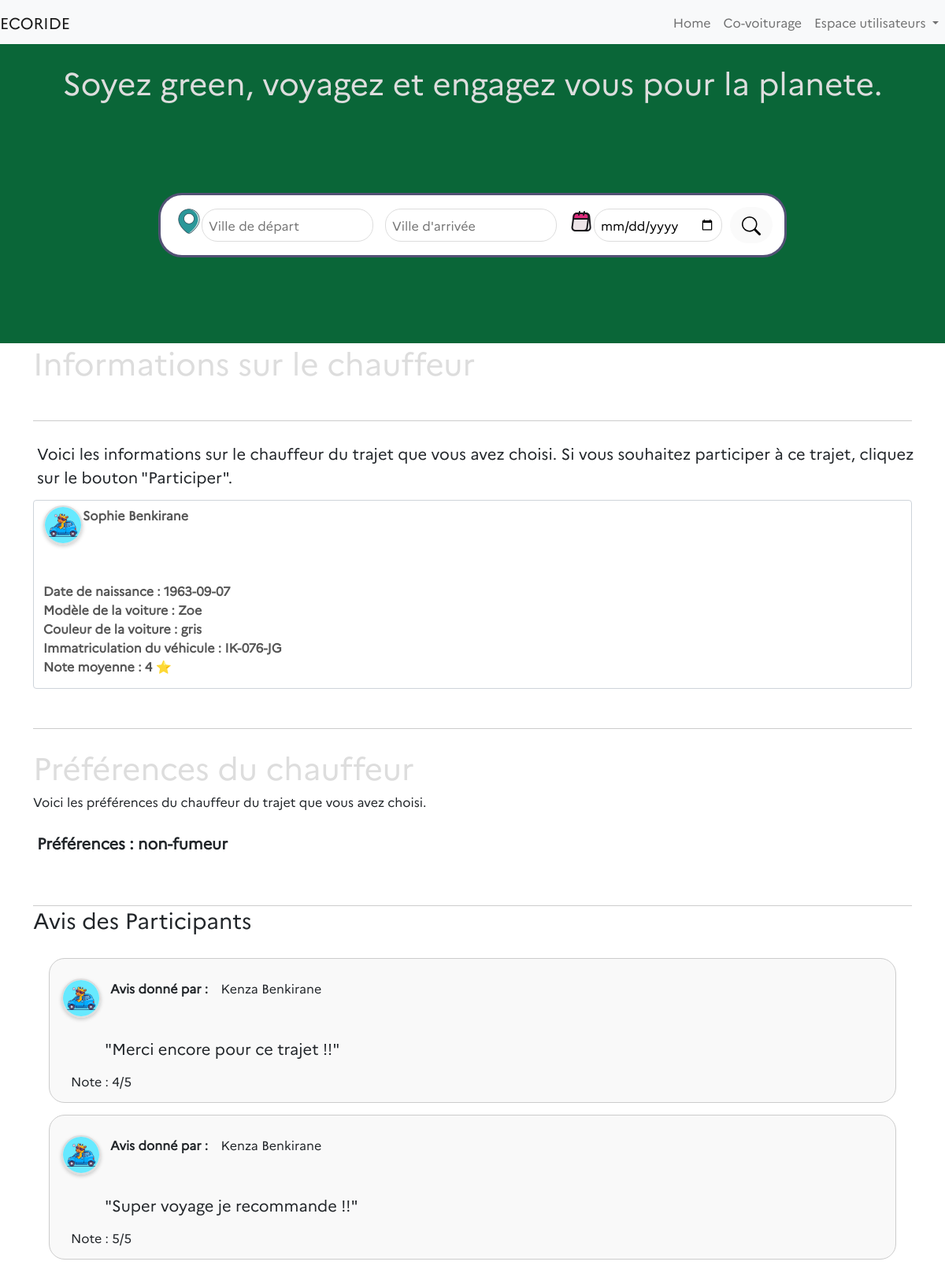
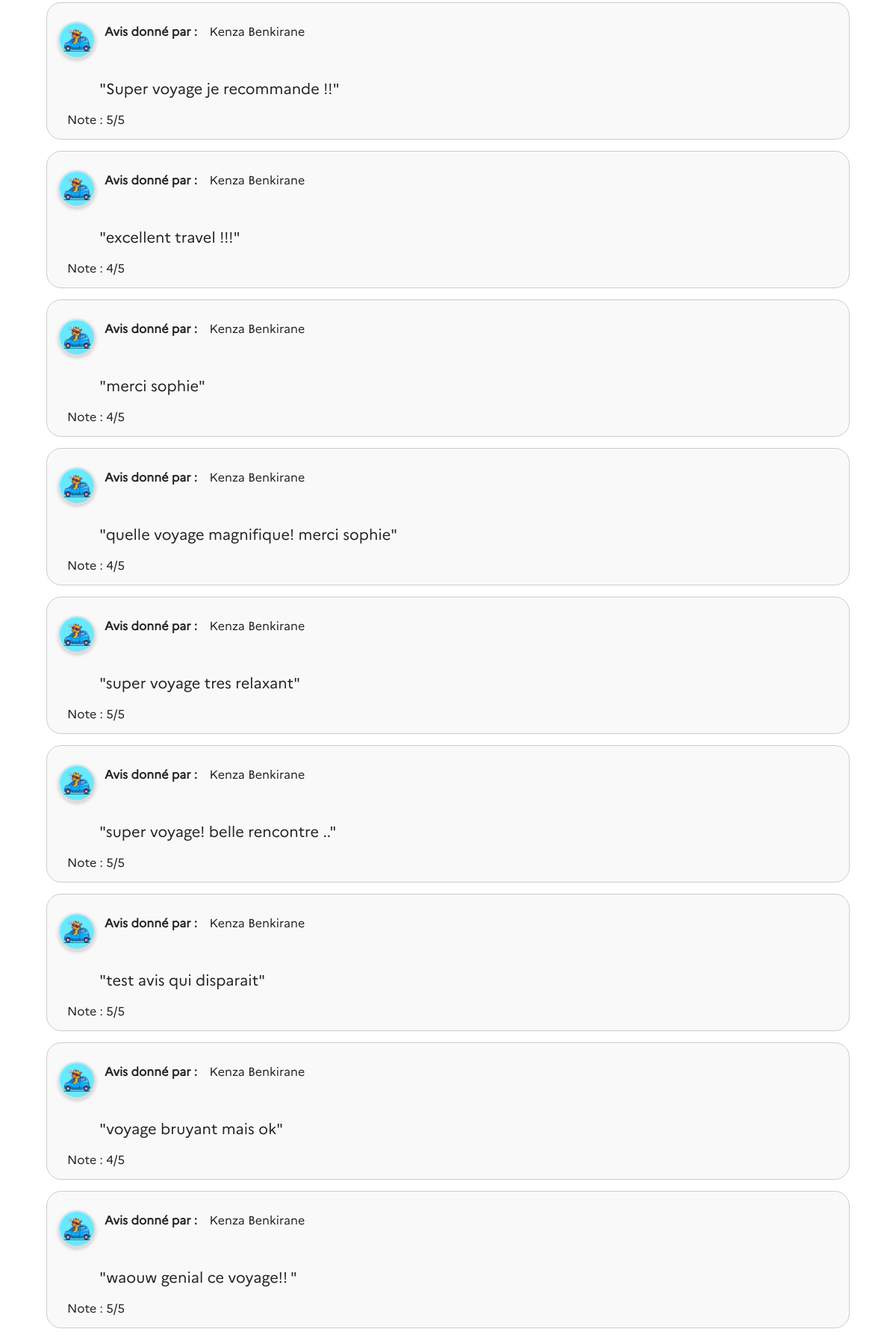
The page /pages/participer.php?covoiturage_id=136 (upper part) on the database its author committed (2 pictures, top to bottom).
### tables this page shows
CREATE TABLE "covoiturages" (
	"covoiturage_id"	INTEGER,
	"date_depart"	TEXT,
	"heure_depart"	TEXT,
	"lieu_depart"	TEXT,
	"date_arrivee"	TEXT,
	"heure_arrivee"	TEXT,
	"prix_personne"	INTEGER,
	"user_id"	INTEGER,
	"created_at"	TEXT,
	"lieu_arrivee"	TEXT,
	"nb_place"	INTEGER,
	"voiture_id"	INTEGER,
	"evaluation"	INTEGER,
	"commentaire"	TEXT,
	"statut"	TEXT DEFAULT 'en_attente',
	PRIMARY KEY("covoiturage_id" AUTOINCREMENT),
	FOREIGN KEY("user_id") REFERENCES "utilisateurs"("user_id")
);

CREATE TABLE "utilisateurs" (
	"user_id"	INTEGER,
	"nom"	TEXT,
	"prenom"	TEXT,
	"adresse"	TEXT,
	"email"	TEXT UNIQUE,
	"password"	TEXT,
	"telephone"	TEXT,
	"date_naissance"	TEXT,
	"photo"	BLOB,
	"pseudo"	TEXT UNIQUE,
	"credits"	INTEGER DEFAULT 20,
	"ville"	TEXT,
	"average_note"	INTEGER,
	PRIMARY KEY("user_id" AUTOINCREMENT)
);

CREATE TABLE "voitures" (
	"voiture_id"	INTEGER,
	"modele"	TEXT,
	"immatriculation"	TEXT UNIQUE,
	"energie"	TEXT,
	"couleur"	TEXT,
	"date_premiere_immatriculation"	TEXT,
	"user_id"	INTEGER,
	PRIMARY KEY("voiture_id" AUTOINCREMENT)
);

CREATE TABLE "avis" (
	"avis_id"	INTEGER,
	"commentaire"	TEXT,
	"note"	INTEGER,
	"covoiturage_id"	INTEGER,
	"statut"	TEXT DEFAULT 'en_attente',
	"voyageur_id"	INTEGER,
	"participation_id"	INTEGER,
	"chauffeur_id"	INTEGER,
	PRIMARY KEY("avis_id" AUTOINCREMENT)
);

### pages/participer.php (the view, shortened to what this page needs)
<?php
$pdo = new PDO("sqlite:/Users/macosdev/Documents/GitHub/ecoRide-DrissBenkirane/ecorideDatabase.db");
$pdo->setAttribute(PDO::ATTR_ERRMODE, PDO::ERRMODE_EXCEPTION);
$covoiturage = null;
if (isset($_GET['covoiturage_id'])) {
    $covoiturage_id = $_GET['covoiturage_id'];
    try {
        $stmt = $pdo->prepare("SELECT user_id FROM covoiturages WHERE covoiturage_id = :covoiturage_id");
        $stmt->bindParam(':covoiturage_id', $covoiturage_id);
        $stmt->execute();
        $userId = $stmt->fetch(PDO::FETCH_ASSOC);
        $userId = $userId['user_id'];
    } catch (PDOException $e) {
        echo "Erreur lors de la récupération des avis : " . $e->getMessage();
    }
    try {
        $stmt = $pdo->prepare("
            SELECT c.*, u.nom AS nom, u.average_note AS average_note, u.prenom AS prenom, u.date_naissance, u.photo,
                   v.modele, v.couleur, v.immatriculation, v.energie
            FROM covoiturages c
            LEFT JOIN utilisateurs u ON c.user_id = u.user_id
            LEFT JOIN voitures v ON c.voiture_id = v.voiture_id
            WHERE c.covoiturage_id = :covoiturage_id
        ");
        $stmt->bindParam(':covoiturage_id', $covoiturage_id, PDO::PARAM_INT);
        $stmt->execute();
        $covoiturage = $stmt->fetch(PDO::FETCH_OBJ);
    } catch (PDOException $e) {
        echo "Erreur lors de la récupération des informations du covoiturage : " . $e->getMessage();
    }
    try {
        $stmt = $pdo->prepare("
            SELECT
                u.user_id,
                u.nom,
                u.prenom,
                u.photo,
                a.avis_id,
                a.commentaire,
                a.note
            FROM Participations p
            JOIN avis a ON p.voyageur_id = a.voyageur_id
            JOIN utilisateurs u ON a.voyageur_id = u.user_id
            WHERE p.chauffeur_id = :chauffeur_id
        ");
        $stmt->bindParam(':chauffeur_id', $userId, PDO::PARAM_INT);
        $stmt->execute();
        $avis = $stmt->fetchAll(PDO::FETCH_OBJ);
    } catch (PDOException $e) {
        echo "Erreur lors de la récupération des données : " . $e->getMessage();
    }
}
require_once '/Users/macosdev/Documents/GitHub/ecoRide-DrissBenkirane/elements/header.php';
?>
<div class="container">
    <h1>Informations sur le chauffeur</h1>
    <div class="ligne-horizontale"></div>
    <p class="description">
        Voici les informations sur le chauffeur du trajet que vous avez choisi. Si vous souhaitez participer à ce
        trajet,
        cliquez sur le bouton "Participer".
    </p><br>
    <?php if ($covoiturage): ?>
        <div class="form-control">
            <div class="publication-header">
                <div class="utilisateur-info">
                    <span>
                        <img src="<?= htmlspecialchars($covoiturage->photo) ?>"
                            alt="Photo de <?= htmlspecialchars($covoiturage->nom) ?>" class="photo-utilisateur" height="50"
                            width="50">
                    </span>
                    <span class="utilisateur" name="prenom">
                        <?= htmlspecialchars($covoiturage->prenom) ?>
                    </span>
                    <span class="utilisateur" name="nom">
                        <?= htmlspecialchars($covoiturage->nom) ?></span><br><br><br><br>
                    <span class="utilisateur" name="date_naissance">Date de naissance :
                        <?= htmlspecialchars($covoiturage->date_naissance) ?><br>
                    </span>
                    <span class="utilisateur" name="voiture">Modèle de la voiture :
                        <?= htmlspecialchars($covoiturage->modele) ?><br>
                    </span>
                    <span class="utilisateur" name="couleur">Couleur de la voiture :
                        <?= htmlspecialchars($covoiturage->couleur) ?><br>
                    </span>
                    <span class="utilisateur" name="nom">Immatriculation du véhicule :
                        <?= htmlspecialchars($covoiturage->immatriculation) ?><br>
                    </span>
                    <span class="utilisateur" name="note">Note moyenne :
                        <?= htmlspecialchars($covoiturage->average_note) ?> ⭐</span><br>
                </div>
            </div>
        </div>
        <div class="ligne-horizontale"></div></br>
        <h1>Préférences du chauffeur</h1>
        <p2 class="description">
            Voici les préférences du chauffeur du trajet que vous avez choisi.
        </p2><br>
        <div class="utilisateur">
            <p>Préférences : <?= htmlspecialchars($covoiturage->commentaire) ?><br>
            </p>
        </div></br>
    <?php else: ?>
        <p>Covoiturage non trouvé.</p>
    <?php endif; ?>
    <div class="ligne-horizontale"></div>
    <div class="utilisateur-info">
        <h3>Avis des Participants</h3>
    </div></br>
    <?php if (!empty($avis)) : ?>
        <?php foreach ($avis as $unAvis) : ?>
            <div class="publication-cadre">
                <div class="publication-details">
                    <div class="avis-section">
                        <div class="avis-cadre">
                            <div class="avis-header">
                                <span>
                                    <img src="<?= htmlspecialchars($unAvis->photo) ?>"
                                        alt="Photo de <?= htmlspecialchars($unAvis->nom) ?>" class="photo-utilisateur"
                                        height="50" width="50">
                                </span>
                                <strong class="container">Avis donné par : </strong> <?= htmlspecialchars($unAvis->prenom) ?>
                                <?= htmlspecialchars($unAvis->nom) ?></br></br>
                            </div>
                            <div class="avis-contenu">
                                <p>"<?= htmlspecialchars($unAvis->commentaire) ?>"</p></br>
                                <span class="container">Note : <?= htmlspecialchars($unAvis->note) ?>/5</span>
                            </div>
                        </div>
                    </div>
                </div>
            </div>
        <?php endforeach; ?>
    <?php else : ?>
        <p>Aucun avis pour ce chauffeur pour le moment.</p>
    <?php endif; ?>
</div>
<?php require_once '/Users/macosdev/Documents/GitHub/ecoRide-DrissBenkirane/elements/footer.php'; ?>

### styles/covoiturage.css (style rules this page uses)
* { font-family: 'Marianne'; }
p { font-size: 20px; position: relative; left: 5px; top: 25px; }
.ligne-horizontale { border-bottom: 1px solid #ccc; width: 100%; margin-top: 50px; }
.publication-cadre { border: 1px solid #ccc; padding: 15px; margin-bottom: 15px; border-radius: 20px; background-color: #f9f9f9; margin-right: 20px; margin-left: 20px; }
.publication-header { display: flex; justify-content: space-between; margin-bottom: 10px; font-size: 1em; color: #555; }
.utilisateur { font-weight: bold; }
.publication-details { display: grid; grid-template-columns: repeat(auto-fit, minmax(200px, 1fr)); gap: 10px; }
.photo-utilisateur { width: 50px; height: 50px; border-radius: 50%; object-fit: cover; border: 2px solid #ddd; box-shadow: 0px 2px 5px rgba(0, 0, 0, 0.2); float: left; vertical-align: middle; }

### styles/home.css (style rules this page uses)
* { font-family: 'Marianne'; }
img { margin: 0 auto 10px; display: block; }

### styles/header.css (style rules this page uses)
* { font-family: 'Marianne'; }

### styles/research.css (style rules this page uses)
h1 { color: #ddd; }

### styles/footer.css (style rules this page uses)
html { position: relative; min-height: 100%; }

### rows shown on the page
covoiturages: user.photo (picture), user.prenom "Sophie", user.nom "Benkirane", user.date_naissance "1963-09-07", voiture.modele "Zoe", voiture.couleur "gris", voiture.immatriculation "IK-076-JG", user.average_note "4", commentaire "non-fumeur"
utilisateurs: photo (picture), prenom "Kenza", nom "Benkirane", avis.commentaire "Merci encore pour ce trajet !!", avis.note "4", avis.commentaire "Super voyage je recommande !!", avis.note "5", avis.commentaire "excellent travel !!!", avis.commentaire "merci sophie", avis.commentaire "quelle voyage magnifique! merci sophie", avis.commentaire "super voyage tres relaxant", avis.commentaire "super voyage! belle rencontre ..", avis.commentaire "test avis qui disparait", avis.commentaire "voyage bruyant mais ok", avis.commentaire "waouw genial ce voyage!!"
